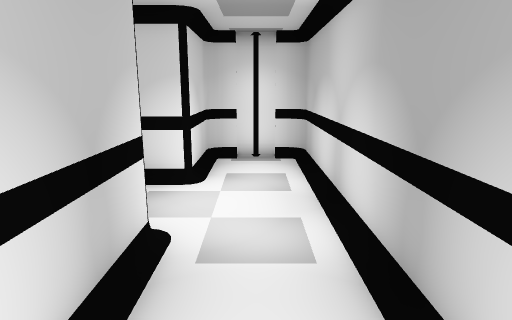
view 1 (above)

12 first-person views from a walk through a 3-D level made in the Unity game engine. The camera is 1.4 m above the floor, tilts 12° down and sees 75° across. The floor is counted in squares, 0.5 m on a side. Each view is taken from the middle of a square. On the plan, view 1 faces up. The plan holds only what a view shows up to about 20 squares ahead; the rest is blank. The place goes on beyond the plan. The player character is not drawn. Door leaves are left out, so doorways stand open.

view 2
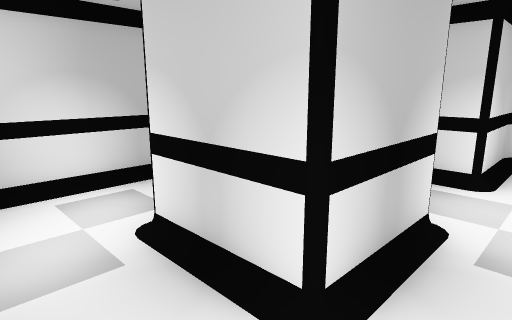

view 3
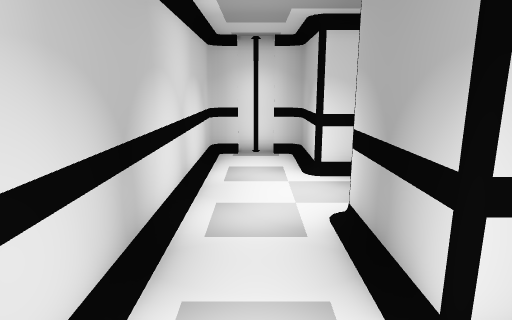

view 4
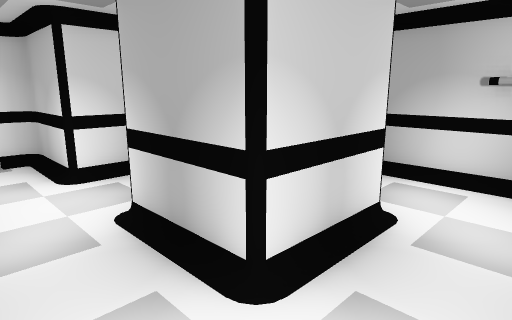

view 5
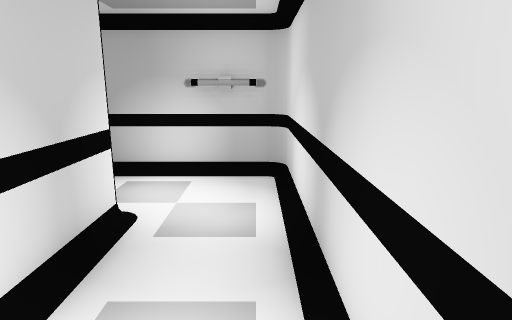

view 6
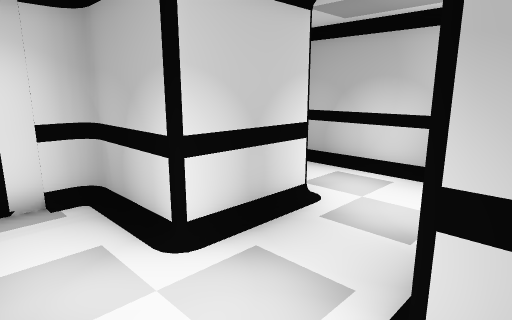

view 7
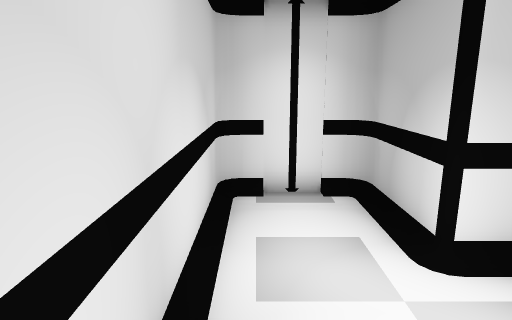

view 8
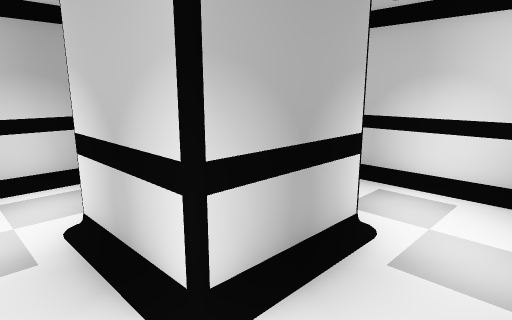

view 9
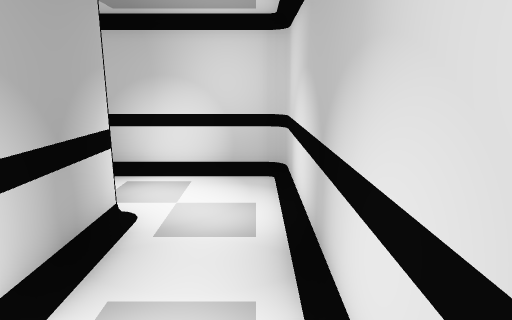

view 10
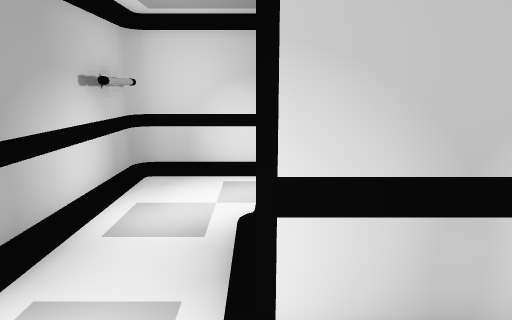

view 11
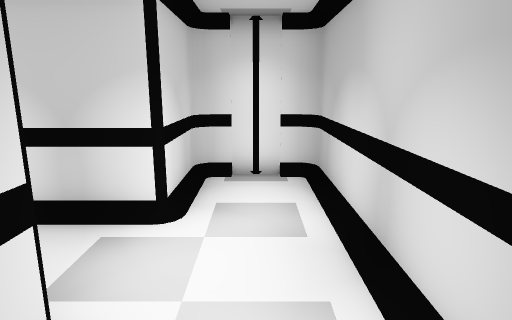

view 12
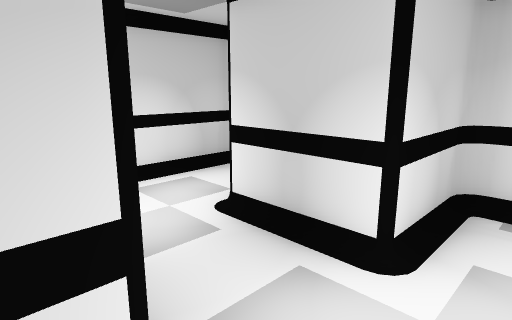

### Floor plan
Points are (right, up) in squares from view 1. A wall is a line through its corners. A room is listed if a view was taken in it or the views show most of it. See-through windows are left out.
Room 1 (views 1, 2, 3, 4, 5, 6, 7, 8, 9, 10, 11, 12)
walls: (-6, 6) (-2, 6) (-2, 2) (-6, 2) (-6, 6); (-2, 13.4) (-2, 10) (-6, 10) (-6, 13.4); (-6.5, 13.9) (-9.5, 13.9); (-10, 13.4) (-10, -1.5); (1.5, 13.9) (-1.5, 13.9); (1.5, -1) (1.5, 0.9); (2, -1) (2, 13.4); (-9.5, -2) (1.5, -2)
ways out: open door at (-8, 2)

Where each view was taken, in squares from view 1:
view 1: 0 up, 0 right, facing up
view 2: 1 down, 0 right, facing up-left
view 3: 1 down, 8 left, facing up
view 4: 1 down, 9 left, facing up-right
view 5: 1 down, 9 left, facing right
view 6: 5 up, 9 left, facing up-right
view 7: 5 up, 9 left, facing up
view 8: 8 up, 9 left, facing down-right
view 9: 9 up, 9 left, facing down
view 10: 9 up, 2 left, facing down
view 11: 3 up, 0 right, facing up
view 12: 5 up, 0 right, facing up-left
